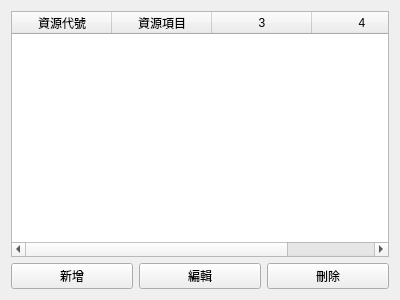
<?xml version="1.0" encoding="UTF-8"?>
<ui version="4.0">
 <class>ResourceEditor</class>
 <widget class="QWidget" name="ResourceEditor">
  <property name="geometry">
   <rect>
    <x>0</x>
    <y>0</y>
    <width>400</width>
    <height>300</height>
   </rect>
  </property>
  <property name="windowTitle">
   <string>Form</string>
  </property>
  <layout class="QVBoxLayout" name="verticalLayout">
   <item>
    <widget class="QTableWidget" name="tableWidgetContent">
     <property name="columnCount">
      <number>4</number>
     </property>
     <attribute name="verticalHeaderVisible">
      <bool>false</bool>
     </attribute>
     <column>
      <property name="text">
       <string>資源代號</string>
      </property>
     </column>
     <column>
      <property name="text">
       <string>資源項目</string>
      </property>
     </column>
     <column/>
     <column/>
    </widget>
   </item>
   <item>
    <layout class="QHBoxLayout" name="horizontalLayout">
     <item>
      <widget class="QPushButton" name="pushButtonAdd">
       <property name="text">
        <string>新增</string>
       </property>
      </widget>
     </item>
     <item>
      <widget class="QPushButton" name="pushButtonEdit">
       <property name="text">
        <string>編輯</string>
       </property>
      </widget>
     </item>
     <item>
      <widget class="QPushButton" name="pushButtonDelete">
       <property name="text">
        <string>刪除</string>
       </property>
      </widget>
     </item>
    </layout>
   </item>
  </layout>
 </widget>
 <resources/>
 <connections/>
</ui>
